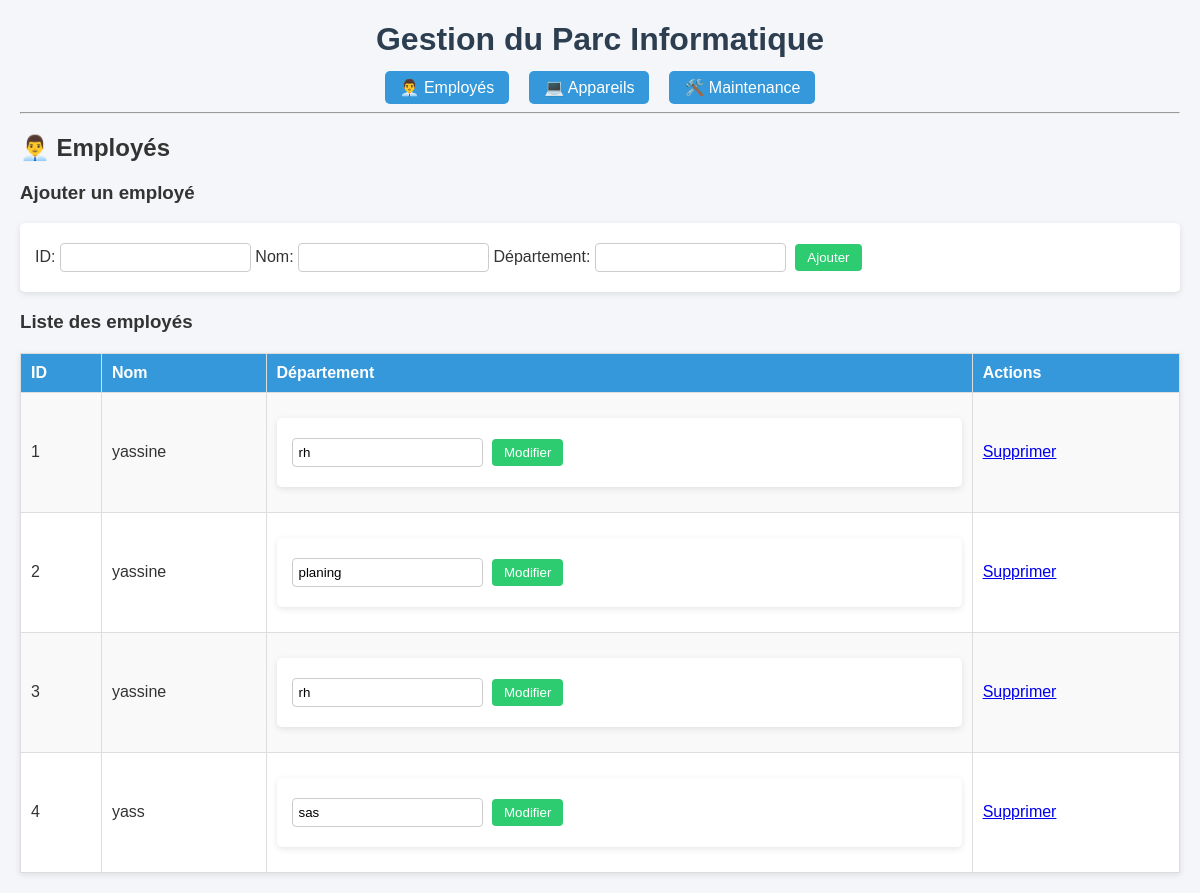
Page /employees on the earlier database version.
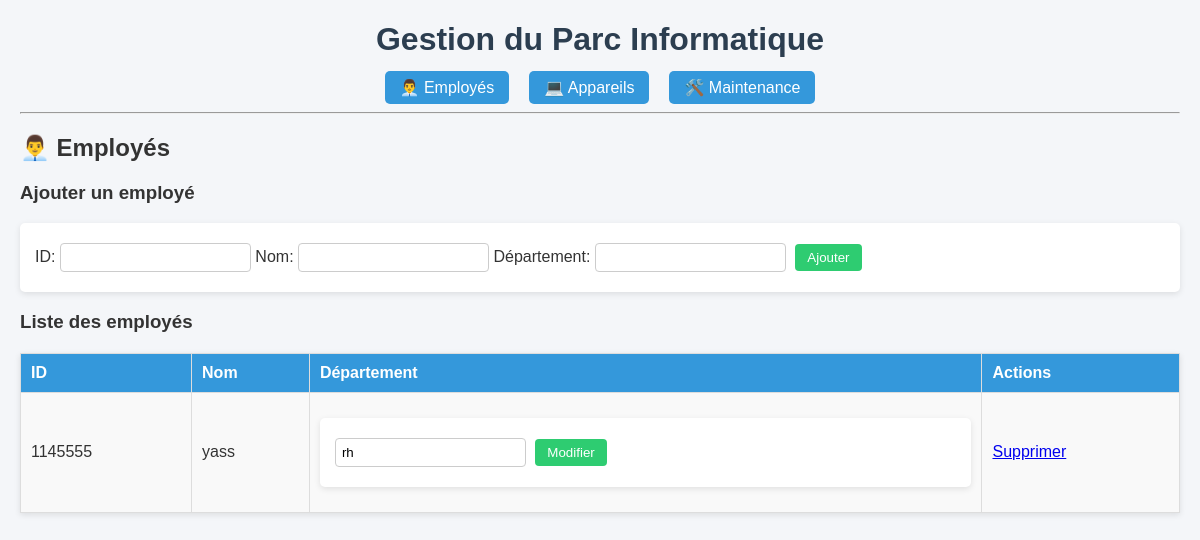
Same page on the later database version.
### tables this page shows
CREATE TABLE employees (
            id INTEGER PRIMARY KEY AUTOINCREMENT,
            name TEXT NOT NULL,
            department TEXT
        );

### web/app.py (the view)
@app.route("/employees", methods=["GET", "POST"])
def employees():
    if request.method == "POST":
        emp_id = request.form["id"]
        name = request.form["name"]
        dept = request.form["department"]
        add_employee(emp_id, name, dept)
        return redirect(url_for("employees"))
    emps = list_employees(return_data=True)
    return render_template("employees.html", employees=emps)

### Models/models.py (called while the page is built)
def _get_conn():
    conn = sqlite3.connect(DB_PATH)
    conn.execute("PRAGMA foreign_keys = ON")
    return conn

def list_employees(return_data=False):
    conn = _get_conn()
    cur = conn.cursor()
    cur.execute("SELECT id, name, department FROM employees ORDER BY id")
    rows = cur.fetchall()
    conn.close()
    if return_data:
        return rows
    if rows:
        for r in rows:
            print(f"ID: {r[0]} | Nom: {r[1]} | Département: {r[2]}")
    else:
        print("Aucun employé.")

### web/templates/employees.html
{% extends "base.html" %}
{% block content %}
<h2>👨‍💼 Employés</h2>
<h3>Ajouter un employé</h3>
<form method="post" action="{{ url_for('employees') }}">
  ID: <input type="number" name="id" required>
  Nom: <input type="text" name="name" required>
  Département: <input type="text" name="department" required>
  <button type="submit">Ajouter</button>
</form>
<h3>Liste des employés</h3>
<table>
  <tr>
    <th>ID</th>
    <th>Nom</th>
    <th>Département</th>
    <th>Actions</th>
  </tr>
  {% for e in employees %}
  <tr>
    <td>{{ e[0] }}</td>
    <td>{{ e[1] }}</td>
    <td>
      <form method="post" action="{{ url_for('modify_emp', emp_id=e[0]) }}">
        <input type="text" name="department" value="{{ e[2] }}">
        <button type="submit">Modifier</button>
      </form>
    </td>
    <td>
      <a href="{{ url_for('delete_emp', emp_id=e[0]) }}">Supprimer</a>
    </td>
  </tr>
  {% endfor %}
</table>
{% endblock %}

### web/templates/base.html (shortened to what this page needs)
<!DOCTYPE html>
<html>
<head>
</head>
<body>
  <h1>Gestion du Parc Informatique</h1>
  <nav>
    <li><a href="{{ url_for('employees') }}">👨‍💼 Employés</a></li>
    <li><a href="{{ url_for('devices') }}">💻 Appareils</a></li>
    <li><a href="{{ url_for('maintenance') }}">🛠️ Maintenance</a></li>
  </nav>
  <hr>
  {% block content %}{% endblock %}
</body>
</html>

### web/templates/base.html (style rules this page uses)
body { font-family: Arial, sans-serif; margin: 20px; background: #f4f6f9; color: #333; }
h1 { color: #2c3e50; text-align: center; margin-bottom: 20px; }
nav { display: flex; justify-content: center; margin-bottom: 15px; list-style: none; padding: 0; }
nav li { display: inline; margin: 0 10px; }
nav a { text-decoration: none; padding: 8px 15px; background: #3498db; color: white; border-radius: 5px; transition: background 0.3s ease; }
table { width: 100%; border-collapse: collapse; margin-top: 20px; background: white; box-shadow: 0 2px 6px rgba(0,0,0,0.1); }
th, td { border: 1px solid #ddd; padding: 10px; text-align: left; }
th { background: #3498db; color: white; }
tr:nth-child(even) { background: #f9f9f9; }
form { margin: 15px 0; background: white; padding: 15px; border-radius: 5px; box-shadow: 0 2px 6px rgba(0,0,0,0.1); }
input, select { padding: 6px; margin: 5px 0; border: 1px solid #ccc; border-radius: 4px; }
button { margin-left: 5px; padding: 6px 12px; border: none; background: #2ecc71; color: white; border-radius: 4px; cursor: pointer; transition: background 0.3s ease; }

Differences in the rows shown:
removed employees: id "1", name "yassine", department "rh"
removed employees: id "2", name "yassine", department "planing"
removed employees: id "3", name "yassine", department "rh"
removed employees: id "4", name "yass", department "sas"
added employees: id "1145555", name "yass", department "rh"
